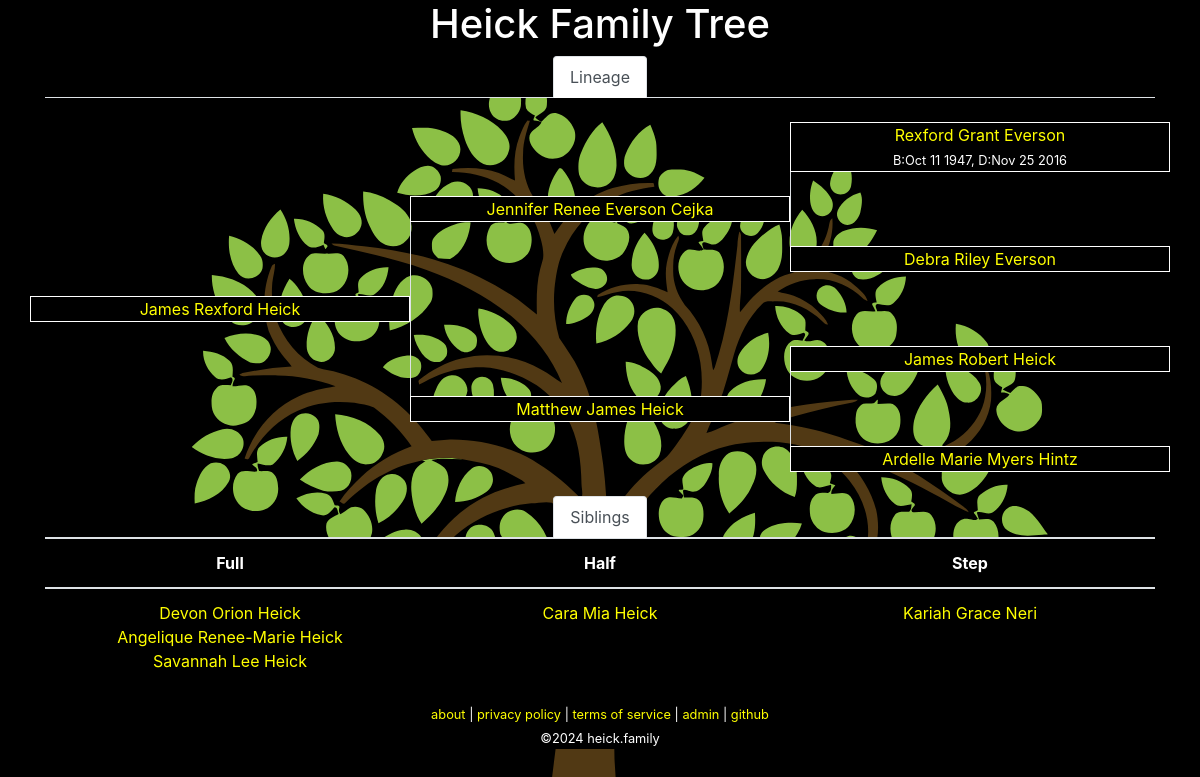
The app's page /tree.php?id=13 with its own data.
### tables this page shows
CREATE TABLE `family` (
  `id` int(10) unsigned NOT NULL AUTO_INCREMENT COMMENT 'primary key',
  `name` char(200) NOT NULL,
  `parent-bio-x` int(10) unsigned NOT NULL DEFAULT 0 COMMENT 'mother xx',
  `parent-bio-y` int(10) unsigned NOT NULL DEFAULT 0 COMMENT 'father xy',
  `parent-adopt-x` int(10) unsigned NOT NULL DEFAULT 0,
  `parent-adopt-y` int(10) unsigned NOT NULL DEFAULT 0,
  `partner` int(10) unsigned NOT NULL DEFAULT 0,
  `dob` char(10) NOT NULL DEFAULT '0000-00-00' COMMENT 'date of birth ymd',
  `dod` char(10) NOT NULL DEFAULT '0000-00-00' COMMENT 'date of death ymd',
  `lastupdated` datetime NOT NULL DEFAULT current_timestamp() ON UPDATE current_timestamp(),
  PRIMARY KEY (`id`)
);

### lib/Family.php (called while the page is built, shortened)
<?php
class Family
{
	private static $link = null;
	public static function getPerson($id = 0)
	{
		if ($id == 0)
		{
			return [];
		}
		$query = 'SELECT * FROM `family` WHERE `id`=' . self::_escape($id) . ' LIMIT 1';
		$result = self::_query($query);
		while ($row = mysqli_fetch_assoc($result)) {
			return $row;
		}
		return [];
	}
	public static function getParents($id = 0)
	{
		$person = self::getPerson($id);
		$parent_bio_x = isset($person['parent-bio-x']) ? $person['parent-bio-x'] : 0;
		$parent_bio_y = isset($person['parent-bio-y']) ? $person['parent-bio-y'] : 0;
		$parent_adopt_a = isset($person['parent-adopt-x']) ? $person['parent-adopt-x'] : 0;
		$parent_adopt_b = isset($person['parent-adopt-y']) ? $person['parent-adopt-y'] : 0;
		$data = [
			'bio-x' => self::getPerson($parent_bio_x),
			'bio-y' => self::getPerson($parent_bio_y),
			'adopt-x' => self::getPerson($parent_adopt_a),
			'adopt-y' => self::getPerson($parent_adopt_b),
		];
		return $data;
	}
	public static function getPartner($id = 0)
	{
		$person = self::getPerson($id);
		$partner = isset($person['partner']) ? $person['partner'] : 0;
		if ($partner == 0)
		{
			return [];
		}
		return self::getPerson($partner);
	}
	public static function getSiblings($id = 0)
	{
		$data = [];
		$me = self::getPerson($id);
		$parentx = $me['parent-bio-x'];
		$parenty = $me['parent-bio-y'];
		if (($parentx > 0) && ($parenty > 0))
		{
			$full_siblings = [];
			$query = 'SELECT * FROM `family` WHERE (`parent-bio-x`=' . $parentx . ' AND `parent-bio-y`=' . $parenty . ') OR (`parent-bio-x`=' . $parenty . ' AND `parent-bio-y`=' . $parentx . ')';
			$result = self::_query($query);
			while ($row = mysqli_fetch_assoc($result))
			{
				if ($row['id'] != $id)
				{
					$full_siblings[] = $row['id'];
				}
			}
			if (count($full_siblings) > 0)
			{
				$data['full'] = $full_siblings;
			}
		}
		if (($parentx > 0) || ($parenty > 0))
		{
			$half_siblings = [];
			$parents = [];
			if ($parentx > 0)
			{
				$parents[] = $parentx;
			}
			if ($parenty > 0)
			{
				$parents[] = $parenty;
			}
			foreach ($parents as $parent)
			{
				$query = 'SELECT * FROM `family` WHERE (`parent-bio-x`=' . $parent . ' OR `parent-bio-y`=' . $parent . ')';
				$result = self::_query($query);
				while ($row = mysqli_fetch_assoc($result))
				{
					if ($row['id'] != $id)
					{
						$half_siblings[] = $row['id'];
					}
				}
			}
			if (count($half_siblings) > 0)
			{
				if (isset($data['full']) && (count($data['full']) > 0))
				{
					$data['half'] = [];
					foreach ($half_siblings as $p)
					{
						if (!in_array($p, $data['full']))
						{
							$data['half'][] = $p;
						}
					}
				}
				else
				{
					$data['half'] = $half_siblings;
				}
			}
		}
		if (($parentx > 0) || ($parenty > 0))
		{
			$step_siblings = [];
			$parents = [];
			if ($parentx > 0)
			{
				$parents[] = $parentx;
			}
			if ($parenty > 0)
			{
				$parents[] = $parenty;
			}
			$step_parents = [];
			foreach ($parents as $parent)
			{
				$them = self::getPerson($parent);
				if ($them['partner'] > 0)
				{
					$step_parents[] = $them['partner'];
				}
			}
			foreach ($step_parents as $step_parent)
			{
				$query = 'SELECT * FROM `family` WHERE (`parent-bio-x`=' . $step_parent . ' OR `parent-bio-y`=' . $step_parent . ')';
				$result = self::_query($query);
				while ($row = mysqli_fetch_assoc($result))
				{
					if ($row['id'] != $id)
					{
						$step_siblings[] = $row['id'];
					}
				}
			}
			if (count($step_siblings) > 0)
			{
				if ((count($data['half']) > 0) || (count($data['full']) > 0))
				{
					$data['step'] = [];
					foreach ($step_siblings as $p)
					{
						if (!in_array($p, $data['half']) && !in_array($p, $data['full']))
						{
							$data['step'][] = $p;
						}
					}
				}
				else
				{
					$data['step'] = $step_siblings;
				}
			}
		}
		return $data;
	}
	public static function getLineage($id = 0)
	{
		$lineage = [
			'partner' => ['id' => 0, 'name' => 'unknown' ],
			'parent-bio-x' => ['id' => 0, 'name' => 'unknown' ],
			'parent-bio-y' => ['id' => 0, 'name' => 'unknown' ],
			'parent-adopt-x' => ['id' => 0, 'name' => 'unknown' ],
			'parent-adopt-y' => ['id' => 0, 'name' => 'unknown' ],
			'parent-x-parent-bio-x' => ['id' => 0, 'name' => 'unknown' ],
			'parent-x-parent-bio-y' => ['id' => 0, 'name' => 'unknown' ],
			'parent-y-parent-bio-x' => ['id' => 0, 'name' => 'unknown' ],
			'parent-y-parent-bio-y' => ['id' => 0, 'name' => 'unknown' ],
		];
		$partner = self::getPartner($id);
		$lineage['partner']['id'] = isset($partner['id']) ? $partner['id'] : 0;
		$lineage['partner']['name'] = self::formatName(self::getPerson($lineage['partner']['id']));
		$parents = self::getParents($id);
		$lineage['parent-bio-x']['id'] = isset($parents['bio-x']['id']) ? $parents['bio-x']['id'] : 0;
		$lineage['parent-bio-x']['name'] = self::formatName(self::getPerson($lineage['parent-bio-x']['id']));
		$lineage['parent-bio-y']['id'] = isset($parents['bio-y']['id']) ? $parents['bio-y']['id'] : 0;
		$lineage['parent-bio-y']['name'] = self::formatName(self::getPerson($lineage['parent-bio-y']['id']));
		$lineage['parent-adopt-x']['id'] = isset($parents['adopt-x']['id']) ? $parents['adopt-x']['id'] : 0;
		$lineage['parent-adopt-x']['name'] = self::formatName(self::getPerson($lineage['parent-adopt-x']['id']));
		$lineage['parent-adopt-y']['id'] = isset($parents['adopt-y']['id']) ? $parents['adopt-y']['id'] : 0;
		$lineage['parent-adopt-y']['name'] = self::formatName(self::getPerson($lineage['parent-adopt-y']['id']));
		$parents = self::getParents($lineage['parent-bio-x']['id']);
		$lineage['parent-x-parent-bio-x']['id'] = isset($parents['bio-x']['id']) ? $parents['bio-x']['id'] : 0;
		$lineage['parent-x-parent-bio-x']['name'] = self::formatName(self::getPerson($lineage['parent-x-parent-bio-x']['id']));
		$lineage['parent-x-parent-bio-y']['id'] = isset($parents['bio-y']['id']) ? $parents['bio-y']['id'] : 0;
		$lineage['parent-x-parent-bio-y']['name'] = self::formatName(self::getPerson($lineage['parent-x-parent-bio-y']['id']));
		$parents = self::getParents($lineage['parent-bio-y']['id']);
		$lineage['parent-y-parent-bio-x']['id'] = isset($parents['bio-x']['id']) ? $parents['bio-x']['id'] : 0;
		$lineage['parent-y-parent-bio-x']['name'] = self::formatName(self::getPerson($lineage['parent-y-parent-bio-x']['id']));
		$lineage['parent-y-parent-bio-y']['id'] = isset($parents['bio-y']['id']) ? $parents['bio-y']['id'] : 0;
		$lineage['parent-y-parent-bio-y']['name'] = self::formatName(self::getPerson($lineage['parent-y-parent-bio-y']['id']));
		return $lineage;
	}
	public static function formatName($id = [])
	{
		if (isset($id['name']))
		{
			return $id['name'];
		}
		return 'Unknown';
	}
	protected static function _query($query = null)
	{
		$result = mysqli_query(self::$link, $query);
		return $result;
	}
	protected static function _escape($string = "")
	{
		return mysqli_real_escape_string(self::$link, $string);
	}
	protected static function _connect()
	{
		if (!is_null(self::$link))
		{
			return;
		}
		$config = json_decode(file_get_contents('../conf/configuration.json'), true);
		$db = $config['database'];
		self::$link = mysqli_connect($db['hostname'], $db['username'], $db['password'], $db['database']);
		return;
	}
}

### www/tree.php (the view, shortened to what this page needs)
<?php
require_once('../lib/Family.php');
$id = isset($_GET['id']) ? intval($_GET['id']) : null;
$me = Family::getPerson($id);
$lineage = Family::getLineage($me['id']);
$lineage['me'] = [
	'id' => $me['id'],
	'name' => Family::formatName($me),
];
function showMember($fam, $extra = '')
{
	if ($fam['id'] == 0)
	{
		echo $fam['name'];
	}
	else
	{
		echo '<a href="?id=' . $fam['id'] . '">' . $fam['name'] . '</a>';
		$data = Family::getPerson($fam['id']);
		$subtext = '';
		if ($data['dod'] != '0000-00-00')
		{
			if ($data['dob'] != '0000-00-00')
			{
				$subtext .= 'B:' . date("M j Y", strtotime($data['dob']));
			}
			if (strlen($subtext) > 0)
			{
				$subtext .= ',&nbsp;';
			}
			$subtext .= 'D:' . date("M j Y", strtotime($data['dod']));
		}
		if (strlen($subtext) > 0)
		{
			echo '<br />';
			echo '<span class="small">' . $subtext . '</span>';
		}
	}
}
?><!DOCTYPE html>
<html lang="en">
	<head>
		<link rel="stylesheet" href="https://cdn.jsdelivr.net/npm/bootstrap@4.6.0/dist/css/bootstrap.min.css">
		<link rel="stylesheet" href="media/theme.css">
		<link rel="stylesheet" href="media/tree.css">
	</head>
	<body>
		<div class="container">
<?php require_once("header.php"); ?>
			<div class="row">
				<div class="col">
					<ul class="nav nav-tabs justify-content-center">
						<li class="nav-item">
							<a class="nav-link active" id='tab-lineage' href="#">Lineage</a>
						</li>
					</ul>
				</div>
			</div>
			<div class="row">
				<div class="col-4">&nbsp;</div>
				<div class="col-4">&nbsp;</div>
				<div class="col-4">&nbsp;</div>
			</div>
			<div class="row">
				<div class="col-4">&nbsp;</div>
				<div class="col-4">&nbsp;</div>
				<div title="grandparent" class="col-4 text-center border-full background-black"><?php showMember($lineage['parent-y-parent-bio-y']); ?></div>
			</div>
			<div class="row">
				<div class="col-4">&nbsp;</div>
				<div class="col-4">&nbsp;</div>
				<div class="col-4 border-left">&nbsp;</div>
			</div>
			<div class="row">
				<div class="col-4">&nbsp;</div>
				<div title="parent" class="col-4 text-center border-full background-black"><?php
if ((($lineage['parent-bio-y']['id'] != 0) && ($lineage['parent-adopt-y']['id'] != 0)) || ($lineage['parent-adopt-y']['id'] != 0))
	if ($lineage['parent-bio-y']['id'] == 0)
	{
		showMember($lineage['parent-adopt-y'], '(adopted)');
	}
	else
	{
		showMember($lineage['parent-bio-y'], '(bio)');
		echo '<br />';
		showMember($lineage['parent-adopt-y'], '(adopted)');
	}
else {
	showMember($lineage['parent-bio-y']);
}
?></div>
				<div class="col-4 border-left">&nbsp;</div>
			</div>
			<div class="row">
				<div class="col-4">&nbsp;</div>
				<div class="col-4 border-left">&nbsp;</div>
				<div class="col-4 border-left">&nbsp;</div>
			</div>
			<div class="row">
				<div class="col-4">&nbsp;</div>
				<div class="col-4 border-left">&nbsp;</div>
				<div title="grandparent" class="col-4 text-center border-full background-black"><?php showMember($lineage['parent-y-parent-bio-x']); ?></div>
			</div>
			<div class="row">
				<div class="col-4">&nbsp;</div>
				<div class="col-4 border-left">&nbsp;</div>
				<div class="col-4">&nbsp;</div>
			</div>
			<div class="row">
				<div title="self" class="col-4 text-center border-full background-black"><?php showMember($lineage['me']); ?></div>
				<div class="col-4 border-left">&nbsp;</div>
				<div class="col-4">&nbsp;</div>
			</div>
			<div class="row">
				<div class="col-4">&nbsp;</div>
				<div class="col-4 border-left">&nbsp;</div>
				<div class="col-4">&nbsp;</div>
			</div>
			<div class="row">
				<div class="col-4">&nbsp;</div>
				<div class="col-4 border-left">&nbsp;</div>
				<div title="grandparent" class="col-4 text-center border-full background-black"><?php showMember($lineage['parent-x-parent-bio-y']); ?></div>
			</div>
			<div class="row">
				<div class="col-4">&nbsp;</div>
				<div class="col-4 border-left">&nbsp;</div>
				<div class="col-4 border-left">&nbsp;</div>
			</div>
			<div class="row">
				<div class="col-4">&nbsp;</div>
				<div title="parent" class="col-4 text-center border-full background-black"><?php
if ((($lineage['parent-bio-x']['id'] != 0) && ($lineage['parent-adopt-x']['id'] != 0)) || ($lineage['parent-adopt-x']['id'] != 0))
	if ($lineage['parent-bio-x']['id'] == 0)
	{
		showMember($lineage['parent-adopt-x'], '(adopted)');
	}
	else
	{
		showMember($lineage['parent-bio-x'], '(bio)');
		echo '<br />';
		showMember($lineage['parent-adopt-x'], '(adopted)');
	}
else {
	showMember($lineage['parent-bio-x']);
}
?></div>
				<div class="col-4 border-left">&nbsp;</div>
			</div>
			<div class="row">
				<div class="col-4">&nbsp;</div>
				<div class="col-4">&nbsp;</div>
				<div class="col-4 border-left">&nbsp;</div>
			</div>
			<div class="row">
				<?php
if ($lineage['partner']['id'] == 0)
{
	echo '<div class="col-4">&nbsp;</div>';
}
else
{
	echo '<div title="partner" class="col-4 text-center border-full background-black">';
	showMember($lineage['partner']);
	echo '</div>';
}
				?>
				<div class="col-4">&nbsp;</div>
				<div title="grandparent" class="col-4 text-center border-full background-black"><?php showMember($lineage['parent-x-parent-bio-x']); ?></div>
			</div>
			<div class="row">
				<div class="col-12">&nbsp;</div>
			</div>
<?php
$siblings = Family::getSiblings($id);
if (count($siblings) > 0)
{
?>
			<ul class="nav nav-tabs justify-content-center">
				<li class="nav-item">
					<a class="nav-link active" id='tab-siblings' href="#">Siblings</a>
				</li>
			</ul>
			<div class="row">
				<div class="col">
					<table class="table">
						<thead>
							<tr>
								<th scope="col">Full</th>
								<th scope="col">Half</th>
								<th scope="col">Step</th>
							</tr>
						</thead>
						<tbody>
							<tr>
								<td style="width: 33%;" scope="col">
<?php
$sibling_list = isset($siblings['full']) ? $siblings['full'] : [];
if (count($sibling_list) == 0)
{
	echo "None";
}
else
{
	foreach ($sibling_list as $sibling)
	{
		echo '<br>';
	}
}
?>
								</td>
								<td style="width: 33%;" scope="col">
<?php
$sibling_list = isset($siblings['half']) ? $siblings['half'] : [];
if (count($sibling_list) == 0)
{
	echo "None";
}
else
{
	foreach ($sibling_list as $sibling)
	{
		echo '<br>';
	}
}
?>
								</td>
								<td style="width: 33%;" scope="col">
<?php
$sibling_list = isset($siblings['step']) ? $siblings['step'] : [];
if (count($sibling_list) == 0)
{
	echo "None";
}
else
{
	foreach ($sibling_list as $sibling)
	{
		echo '<br>';
	}
}
?>
								</td>
							</tr>
						</tbody>
					</table>
				</div>
			</div>
<?php
}
?>
<?php require_once("footer.php"); ?>
		</div>
	</body>
</html>

### www/media/theme.css (style rules this page uses)
body, table, tr, td { background: black; color: white; }
th, td { text-align: center; }
a { color: yellow; background: black; }
body { background-image: url('media/family-tree-fixed.svg'); background-size: cover; background-repeat: no-repeat; }
.background-black { background-color: black; }
div.col { background-color: black; }

### www/media/tree.css (style rules this page uses)
.border-full { border: 1px solid white; }
.border-left { border-left: 1px solid white; }
.background-black { background-color: black; }

### records on screen
family: name "Rexford Grant Everson", subtext "B:Oct 11 1947, D:Nov 25 2016"
family: name "Jennifer Renee Everson Cejka"
family: name "Debra Riley Everson"
family: name "James Rexford Heick"
family: name "James Robert Heick"
family: name "Matthew James Heick"
family: name "Ardelle Marie Myers Hintz"
family: name "Devon Orion Heick"
family: name "Angelique Renee-Marie Heick"
family: name "Savannah Lee Heick"
family: name "Cara Mia Heick"
family: name "Kariah Grace Neri"
